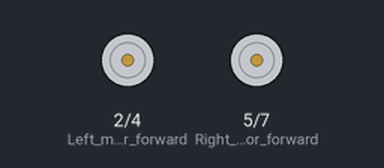
This sketch was run on a simulated Arduino Uno, built with avr-gcc and run on an emulated ATmega328P. Shown: motor-driver pin pairs drawn as motors (green arrow = first pin HIGH = forward, orange = second pin HIGH = backward, longer = more drive, scaled by the enable pin). Random numbers use the default seed unless the sketch sets one.

Above: at 0.1 s.
At 1.7 s:
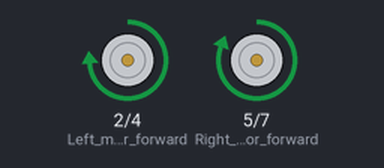
At 19.5 s:
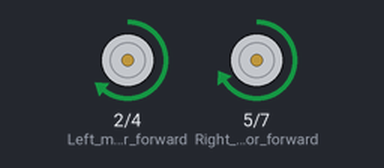
At 38.1 s:
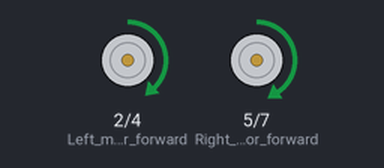
Timing chart, 0 to 40.0 s (numbered marks = the images above):
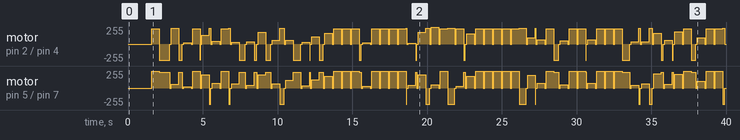

The sketch:

brownian_duracell.ino
```cpp
#include "./Gaussian.h"

const int sensor_size(6);
const int read_size(25);
const int south = A2;
const int south_LED = 11;
const int west = A4;
const int west_LED = 9;
const int north = A5;
const int north_LED = 8;
const int east = A1;
const int east_LED = 12;
const int north_east = A0;
const int north_east_LED = 13;
const int north_west = A3;
const int north_west_LED = 10;
const int north_idx = 0;
const int south_idx = 5;
const int east_idx = 3;
const int west_idx = 4;
const int north_east_idx = 1;
const int north_west_idx = 2;

const int led_sequence[sensor_size] = {north_idx, north_east_idx, east_idx,
  south_idx, west_idx, north_west_idx};

const float spin_threshold(1.0);

//calibrate angles
const float north_angle = 0;
const float north_east_angle = -59;
const float north_west_angle = 57;
const float east_angle = -105;
const float west_angle = 95;
const float south_angle = 172;
const float sensor_angles[sensor_size] = {north_angle, north_east_angle, north_west_angle, east_angle, west_angle, south_angle};

//calibrate from 6th line front edge (13:14)
const int north_value = 36;
const int south_value = 49;
const int east_value = 39;
const int west_value = 49;
const int north_east_value = 47;
const int north_west_value = 43;

//calibrate main lights on
const int north_illum = 30;
const int south_illum = 18;
const int east_illum = 22;
const int west_illum = 20;
const int north_east_illum = 49;
const int north_west_illum = 52;

//calibrate near gradient
const int north_source = 75;
const int south_source = 16;
const int east_source = 20;
const int west_source = 12;
const int north_east_source = 172;
const int north_west_source = 64;

//calibrate from 6th line front edge facing north
const int north_north_value = 37;
const int south_north_value = 17;
const int east_north_value = 14;
const int west_north_value = 12;
const int north_east_north_value = 27;
const int north_west_north_value = 21;

const int illum_total = north_illum+south_illum+east_illum+west_illum+north_east_illum+north_west_illum;
const int illum_difference = 52-22;

const bool enable_serial(false);
const int serial_select(west_idx);

int state = 0;


int LED[sensor_size] = {north_LED, north_east_LED, north_west_LED, east_LED,
 west_LED, south_LED};
const float sensor_values[6] = {north_value, north_east_value, north_west_value,
 east_value, west_value, south_value};

const float sensor_illums[6] = {north_illum, north_east_illum, north_west_illum,
 east_illum, west_illum, south_illum};

int inputPin[sensor_size] = {north, north_east, north_west, east, west, south};
int readings[sensor_size][read_size];
float total[sensor_size];
float average[sensor_size];
int readIndex(0);


int Right_motor_reverse = 7;
int Right_motor_forward = 5;
int Right_motor_enable = 6;
int Left_motor_reverse = 4;
int Left_motor_forward = 2;
int Left_motor_enable = 3;

Gaussian gaussian = Gaussian();
int default_speed = 240; //batcar 150
int max_speed = 255;  //batcar 230
//calibration parameters:
const float speed_right_fraction = 1.0;
const float speed_left_fraction = 0.90;
const float spin_360_left_delay = 1600;
const float spin_360_right_delay = 1500;

void local_delay(int ms) {
  delay(ms);
}

void spin_right() {
  digitalWrite(Right_motor_forward, LOW);
  digitalWrite(Right_motor_reverse, HIGH);
  analogWrite(Right_motor_enable, default_speed);
  digitalWrite(Left_motor_forward, HIGH);
  digitalWrite(Left_motor_reverse, LOW);
  analogWrite(Left_motor_enable, default_speed);
}

void spin_left() {
  digitalWrite(Right_motor_forward, HIGH);
  digitalWrite(Right_motor_reverse, LOW);
  analogWrite(Right_motor_enable, default_speed);
  digitalWrite(Left_motor_forward, LOW);
  digitalWrite(Left_motor_reverse, HIGH);
  analogWrite(Left_motor_enable, default_speed);
}

void spin_right_angle(int angle) {
  spin_right();
  local_delay(spin_360_right_delay/360*angle);
}

void spin_left_angle(int angle) {
  spin_left();
  local_delay(spin_360_left_delay/360*angle);
}

void run_at_speed(int speed) {
  digitalWrite(Right_motor_forward, HIGH);
  digitalWrite(Right_motor_reverse, LOW);
  analogWrite(Right_motor_enable, speed*speed_right_fraction);

  digitalWrite(Left_motor_forward, HIGH);
  digitalWrite(Left_motor_reverse, LOW);
  analogWrite(Left_motor_enable, speed*speed_left_fraction);
}

void brake() {
  digitalWrite(Left_motor_reverse, LOW);
  digitalWrite(Left_motor_forward, LOW);
  digitalWrite(Right_motor_forward, LOW);
  digitalWrite(Right_motor_reverse, LOW);
}

void orient(int new_orientation) {
  int rotation = new_orientation;
  if (rotation < 0) {
    rotation += 360;
  }
  if (rotation <= 180) {
    spin_left_angle(rotation);
  }
  else {
    spin_right_angle(360-rotation);
  }
  brake(); //stop
  local_delay(100);
}

bool spin_toward_sensor() {
  float max_ratio(0);
  int sensor_idx(0);
  for (unsigned i(0); i < sensor_size; ++i) {
    float ratio(average[i]/sensor_values[i]);
    if (ratio > max_ratio) {
      max_ratio = ratio;
      sensor_idx = i;
    }
  }
  if (max_ratio > spin_threshold) {
    orient(sensor_angles[sensor_idx]);
    return true;
  }
  return false;
}

void update_state() {
  float minv(1024);
  float maxv(0);
  float total_average(0);
  for (unsigned i(0); i < sensor_size; ++i) {
    total_average += average[i];
    if (average[i] > maxv) {
      maxv = average[i];
    }
    if (average[i] < minv) {
      minv = average[i];
    }
  }
  float difference((maxv-minv)/total_average);
  if (difference > 0.639) {
    state = 2;
  }
  else if (difference > 0.27) {
    state = 1;
  }
  else {
    state = 0;
  }
}

void update_sensors_after_1ms() {
  for (unsigned i(0); i < sensor_size; ++i) {
    total[i] -= readings[i][readIndex];
    readings[i][readIndex] = analogRead(inputPin[i]);
    total[i] += readings[i][readIndex];
    average[i] = total[i] / read_size;
    if (enable_serial && i == serial_select) {
      Serial.println(average[i]);
    }
    if (state != 2) {
      if (average[i] >= sensor_values[i] || state == 0) {
        digitalWrite(LED[i], HIGH);
      }
      else {
        digitalWrite(LED[i], LOW);
      }
    }
  }
  readIndex = readIndex + 1;
  if (readIndex >= read_size) {
    readIndex = 0;
  }
}


void neutrophil_inverse_crw() {
  double speedStd = 8.5;
  double speedMean = 5.95;
  double attackFactor = 0.55;
  double correlationFactor = 1;
  double pitchRateMean = 2.65;
  double pitchRateStd = 1.5;

  // apply movement to the cell in the direction that it faces
  gaussian.mean = speedMean;
  gaussian.variance = speedStd*speedStd;
  double currentSpeed = gaussian.random();
  // units in um/min. Ensure not faster than maximum possible neutrophil spd.
  double maxSpeed = 25.0;
  currentSpeed = min(maxSpeed, currentSpeed);
  // cell's can't move reverse
  currentSpeed = abs(currentSpeed);

  gaussian.mean = pitchRateMean;
  gaussian.variance = pitchRateStd*pitchRateStd;
  double pitch = gaussian.random();
  /* This is the critical bit, relating the last speed to the pitch.
   * Correlation factor describes the sensitivity to speed.
   * When correlationFactor=0, speed has no influence
   * on pitch. When correlationFactor=1, speed as a proportion of maximum
   * speed completely scales pitch.
   */
  double scaledMaxSpeed = pow(maxSpeed, attackFactor);
  double scaledSpeed = pow(currentSpeed, attackFactor);
  pitch *= (1.0 - correlationFactor) +
    (correlationFactor * (scaledMaxSpeed - scaledSpeed) / scaledMaxSpeed);
  //pitch *= Simulation.timeSlice;    // account for timestep.
  // multiply orientation by rotateQ, because pitchQ is calculated relative to
  // cell, not in absolute space.
  double new_orientation = pitch/(M_PI*2)*360; //convert radians to degrees
  orient(new_orientation);
  run_at_speed(currentSpeed/maxSpeed*max_speed);
  local_delay(500); // walk at selected speed for 500 ms
}

void neutrophil_brownian() {
  double speedStd = 10;
  gaussian.mean = 0;
  gaussian.variance = speedStd*speedStd;
  double currentSpeed = gaussian.random();
  double maxSpeed = 25.0;
  currentSpeed = min(maxSpeed, currentSpeed);
  currentSpeed = abs(currentSpeed);
  orient(random(0, 360));
  run_at_speed(currentSpeed/maxSpeed*max_speed);
  local_delay(500); // walk at selected speed for 500 ms
}

void calibrate_wheel_alignment() {
  run_at_speed(default_speed);
  local_delay(5000);
  brake();
  delay(100000);
}

void calibrate_right_360_angle() {
  spin_right_angle(360);
  brake();
  local_delay(3000);
}

void calibrate_left_360_angle() {
  spin_left_angle(360);
  brake();
  local_delay(3000);
}

void calibrate_spin_north_east() {
  orient(360+north_east_angle);
  brake();
  local_delay(3000);
}

void calibrate_spin_north_west() {
  orient(north_west_angle);
  brake();
  local_delay(3000);
}

void calibrate_spin_east() {
  orient(360+east_angle);
  brake();
  local_delay(3000);
}

void calibrate_spin_west() {
  orient(west_angle);
  brake();
  local_delay(3000);
}

void calibrate_spin_south() {
  orient(south_angle);
  brake();
  local_delay(3000);
}

void setup_sensors() {
  if (enable_serial) {
    Serial.begin(9600);
  }
  for (unsigned i(0); i < sensor_size; ++i) {
    pinMode(LED[i], OUTPUT);
    total[i] = 0;
    average[i] = 0;
    for (unsigned j(0); j < read_size; j++) {
      readings[i][j] = 0;
    }
  }
}

void setup_motors() {
  pinMode(Left_motor_forward, OUTPUT);
  pinMode(Left_motor_reverse, OUTPUT);
  pinMode(Right_motor_forward, OUTPUT);
  pinMode(Right_motor_reverse, OUTPUT);
  pinMode(Right_motor_enable, OUTPUT);
  pinMode(Left_motor_enable, OUTPUT);
  digitalWrite(Left_motor_enable, HIGH);
  digitalWrite(Right_motor_enable, HIGH);
}

void setup() {
  setup_motors();
  delay(1500);
}

void ring_led() {
  for (unsigned n(0); n < 5; ++n) {
    for (unsigned i(0); i < sensor_size; ++i) {
      for (unsigned j(0); j < sensor_size; ++j) {
        if (i == j) {
          digitalWrite(LED[led_sequence[j]], HIGH);
        }
        else {
          digitalWrite(LED[led_sequence[j]], LOW);
        }
      }
      local_delay(70);
    }
  }
}


void loop_motors() {
  neutrophil_inverse_crw();
  //neutrophil_brownian();
  //calibrate_wheel_alignment();
  //calibrate_left_360_angle();
  //calibrate_right_360_angle();
  //calibrate_spin_north_east();
  //calibrate_spin_north_west();
  //calibrate_spin_east();
  //calibrate_spin_west();
  //calibrate_spin_south();
}

void loop() {
  loop_motors();
  delay(1);
}
```

Gaussian.h
```cpp
/*
 	Gaussian.h - An Gaussian object

	This class was made to make it easy to understand and use
	Gaussians in real life applications.

	For instructions, go to https://github.com/ivanseidel/Gaussian

	Created by Ivan Seidel Gomes, July, 2013.
	Released into the public domain.
*/

#ifndef Gaussian_h
#define Gaussian_h

#include "math.h"
#include "Arduino.h"

#define MAX_VARIANCE 2147483600

class Gaussian
{
protected:
	/*
		Return the result of the sum of a gaussian
		with _mean and _variance and This gaussian,
		in a NEW object;
	*/
	virtual Gaussian sum(double _mean, double _variance){
		double nMean = (variance * _mean + _variance * mean) / (_variance + variance);
		double nVariance = 1.0 / (1.0/variance + 1.0/_variance);

		return Gaussian(nMean, nVariance);
	}

	/*
		Return the result of the sum of _gaus and This
		gaussian, in a NEW object;
	*/
	virtual Gaussian sum(Gaussian _gaus){
		return sum(_gaus.mean, _gaus.variance);
	}

public:
	/*
		Leave it public, to make it easier
	*/
	double mean, variance;

	/*
		Constructor method
		Default variance is MAC_VARIANCE
	*/
	Gaussian(double _mean = 0.0, double _variance = MAX_VARIANCE){
		mean = _mean;
		variance = _variance;
	}

	/*
		Set the mean to _val
	*/
	virtual Gaussian setMean(double _val){
		mean = _val;

		return *this;
	}

	/*
		Move the mean by _val
	*/
	virtual Gaussian move(double _val){
		mean += _val;

		return *this;
	}

	/*
		Increase the variance by _val
	*/
	virtual Gaussian vary(double _val){
		variance += _val;

		return *this;
	}

	/*
		Increase the variance by _val
	*/
	virtual Gaussian setVariance(double _val){
		variance = _val;

		return *this;
	}


	/*
		Copies the same mean and variance to the current object
	*/
	virtual void operator=(Gaussian _gaus){
		mean = _gaus.mean;
		variance = _gaus.variance;
	}

	/*
		Overrides the + operator to be able to sum with gaussians like:
			Gaussian b = Gaussian(10, 20);
			Gaussian a = b + Gaussian(1,10);
	*/
	virtual Gaussian operator+(Gaussian _gaus){
		return sum(_gaus);
	}

	/*
		Overrides the += operator to be able to sum with gaussians like:
			Gaussian b = Gaussian(10, 20);
			Gaussian a += b;
	*/
	virtual void operator+=(Gaussian _gaus){
		*this = sum(_gaus);
	}

	/*
		Randomize a variable with Gaussian distribuition,
		using it's mean and variance
	*/
	virtual double random(){
		double R1, R2;
		R1 = ::random(MAX_VARIANCE)/(double)MAX_VARIANCE;
		R2 = ::random(MAX_VARIANCE)/(double)MAX_VARIANCE;
		return mean + variance * cos( 2 * M_PI * R1) * sqrt(-log(R2));
	}

	virtual double plot(double x){
		static const float inv_sqrt_2pi = 0.3989422804014327;
		double sigma = sqrt(variance);
	    double a = (x - mean) / sigma;

	    return inv_sqrt_2pi / sigma * exp(-0.5f * a * a);
	}

};


#endif
```

Measured:
- by itself, motor on pin 2 (Left_motor_forward) / pin 4 (Left_motor_reverse): stopped → forward 229/255 at 1.6 s, → backward 240/255 0.50 s later, → stopped 0.68 s later, → forward 233/255 0.10 s later, … (135 changes in this stretch)
- by itself, motor on pin 5 (Right_motor_forward) / pin 7 (Right_motor_reverse): stopped → forward 255/255 at 1.6 s, → forward 240/255 0.50 s later, → stopped 0.68 s later, → forward 60/255 0.10 s later, … (135 changes in this stretch)
